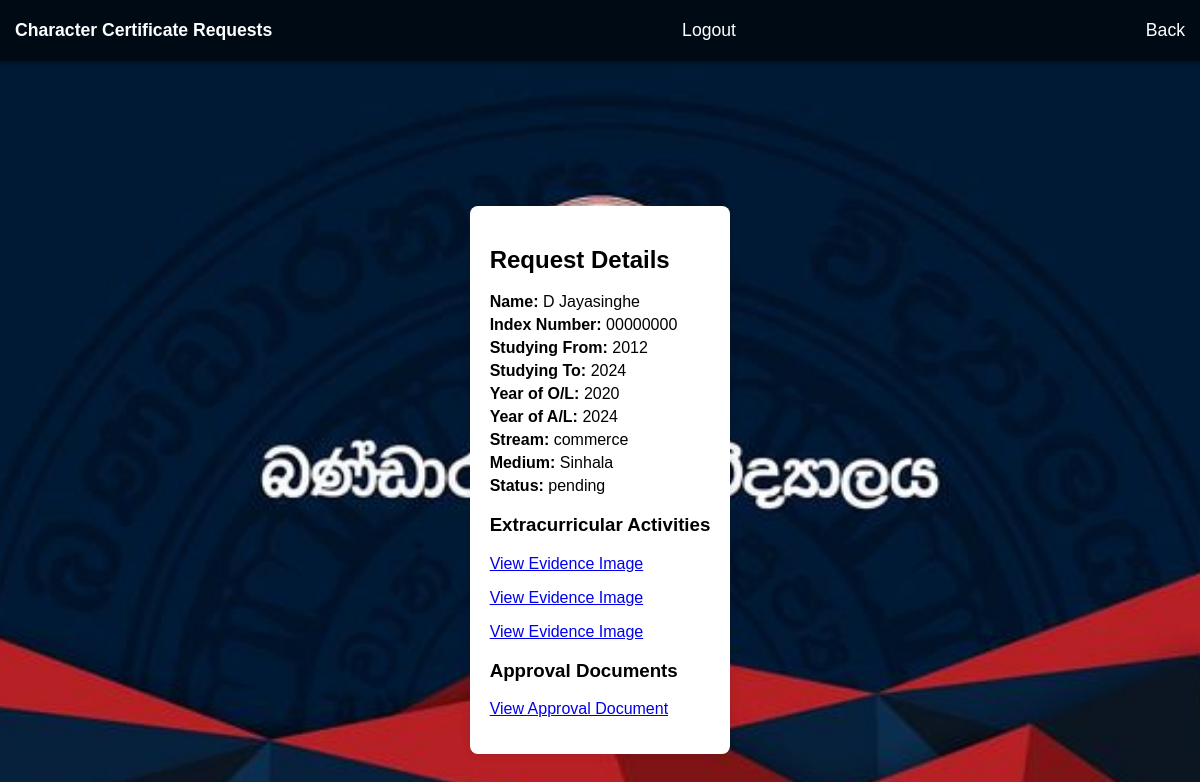
/view_request.php?id=13, run on the app's committed database.
### tables this page shows
CREATE TABLE `character_certificate_requests` (
  `id` int(11) NOT NULL,
  `full_name` varchar(255) NOT NULL,
  `index_number` varchar(50) NOT NULL,
  `studying_from` year(4) NOT NULL,
  `studying_to` year(4) NOT NULL,
  `year_of_ol` year(4) NOT NULL,
  `year_of_al` year(4) NOT NULL,
  `al_stream` varchar(50) NOT NULL,
  `medium` enum('English','Sinhala') NOT NULL,
  `status` enum('pending','done','rejected','checked','collected') DEFAULT 'pending',
  `created_at` timestamp NOT NULL DEFAULT current_timestamp(),
  `issueInfo` varchar(255) NOT NULL
);

CREATE TABLE `extracurricular_activities` (
  `id` int(11) NOT NULL,
  `request_id` int(11) DEFAULT NULL,
  `activity` varchar(255) NOT NULL,
  `time_period` varchar(255) NOT NULL,
  `evidence_file` longblob NOT NULL
);

CREATE TABLE `approval_documents` (
  `id` int(11) NOT NULL,
  `request_id` int(11) DEFAULT NULL,
  `approval_file` longblob NOT NULL
);

### view_request.php (the view, shortened to what this page needs)
<?php
$servername = "sql103.infinityfree.com";
$username = "if0_37200806";
$password = "1KeZG2Rvo5dNXvh";
$dbname = "if0_37200806_students_db";
$conn = new mysqli($servername, $username, $password, $dbname);
$request_id = $_GET['id'];
$sql = "SELECT * FROM character_certificate_requests WHERE id = ?";
$stmt = $conn->prepare($sql);
$stmt->bind_param("i", $request_id);
$stmt->execute();
$request = $stmt->get_result()->fetch_assoc();
$sql = "SELECT * FROM extracurricular_activities WHERE request_id = ?";
$stmt = $conn->prepare($sql);
$stmt->bind_param("i", $request_id);
$stmt->execute();
$activities = $stmt->get_result();
$sql = "SELECT * FROM approval_documents WHERE request_id = ?";
$stmt = $conn->prepare($sql);
$stmt->bind_param("i", $request_id);
$stmt->execute();
$approvals = $stmt->get_result();
?>
<!DOCTYPE html>
<html lang="en">
<head>
</head>
<body>
    <div class="navbar">
        <a href="character_requests.php"><b>Character Certificate Requests</b></a>
        <a href="logout.php">Logout</a>
        <a href="javascript:history.back()">Back</a>
    </div>
    <div class="container">
        <h2>Request Details</h2>
        <div class="request-details">
            <p><strong>Name:</strong> <?php echo htmlspecialchars($request['full_name']); ?></p>
            <p><strong>Index Number:</strong> <?php echo htmlspecialchars($request['index_number']); ?></p>
            <p><strong>Studying From:</strong> <?php echo htmlspecialchars($request['studying_from']); ?></p>
            <p><strong>Studying To:</strong> <?php echo htmlspecialchars($request['studying_to']); ?></p>
            <p><strong>Year of O/L:</strong> <?php echo htmlspecialchars($request['year_of_ol']); ?></p>
            <p><strong>Year of A/L:</strong> <?php echo htmlspecialchars($request['year_of_al']); ?></p>
            <p><strong>Stream:</strong> <?php echo htmlspecialchars($request['al_stream']); ?></p>
            <p><strong>Medium:</strong> <?php echo htmlspecialchars($request['medium']); ?></p>
            <p><strong>Status:</strong> <?php echo htmlspecialchars($request['status']); ?></p>
        </div>
        <h3>Extracurricular Activities</h3>
        <?php while ($activity = $activities->fetch_assoc()): ?>
            <p>
                <a href="#" onclick="showPopup('serve_image.php?type=activity&file_id=<?php echo $activity['id']; ?>')">View Evidence Image</a>
            </p>
        <?php endwhile; ?>
        <h3>Approval Documents</h3>
        <?php while ($approval = $approvals->fetch_assoc()): ?>
            <p>
                <a href="#" onclick="showPopup('serve_image.php?type=approval&file_id=<?php echo $approval['id']; ?>')">View Approval Document</a>
            </p>
        <?php endwhile; ?>
    </div>
</body>
</html>

### view_request.php (style rules this page uses)
body { font-family: Arial, sans-serif; background: url('des1.jpg') no-repeat center center fixed; background-size: cover; margin: 0; height: 100vh; display: flex; justify-content: center; align-items: center; overflow: hidden; }
.navbar { background: rgba(0, 0, 0, 0.6); color: #fff; padding: 10px 20px; box-shadow: 0 2px 5px rgba(0, 0, 0, 0.3); display: flex; justify-content: space-between; align-items: center; position: fixed; top: 0; width: 100%; z-index: 1000; }
.navbar a { color: #fff; text-decoration: none; padding: 10px 15px; font-size: 1.1rem; transition: background-color 0.3s ease; }
.container { padding: 20px; margin: 20px auto; max-width: 800px; background-color: #fff; border-radius: 8px; box-shadow: 0 0 10px rgba(0,0,0,0.1); position: relative; top: 80px; }
.request-details p, .activities p, .approvals p { margin: 5px 0; }

### data on the page
character_certificate_requests: full_name "D Jayasinghe", index_number "00000000", studying_from "2012", studying_to "2024", year_of_ol "2020", year_of_al "2024", al_stream "commerce", medium "Sinhala", status "pending"
